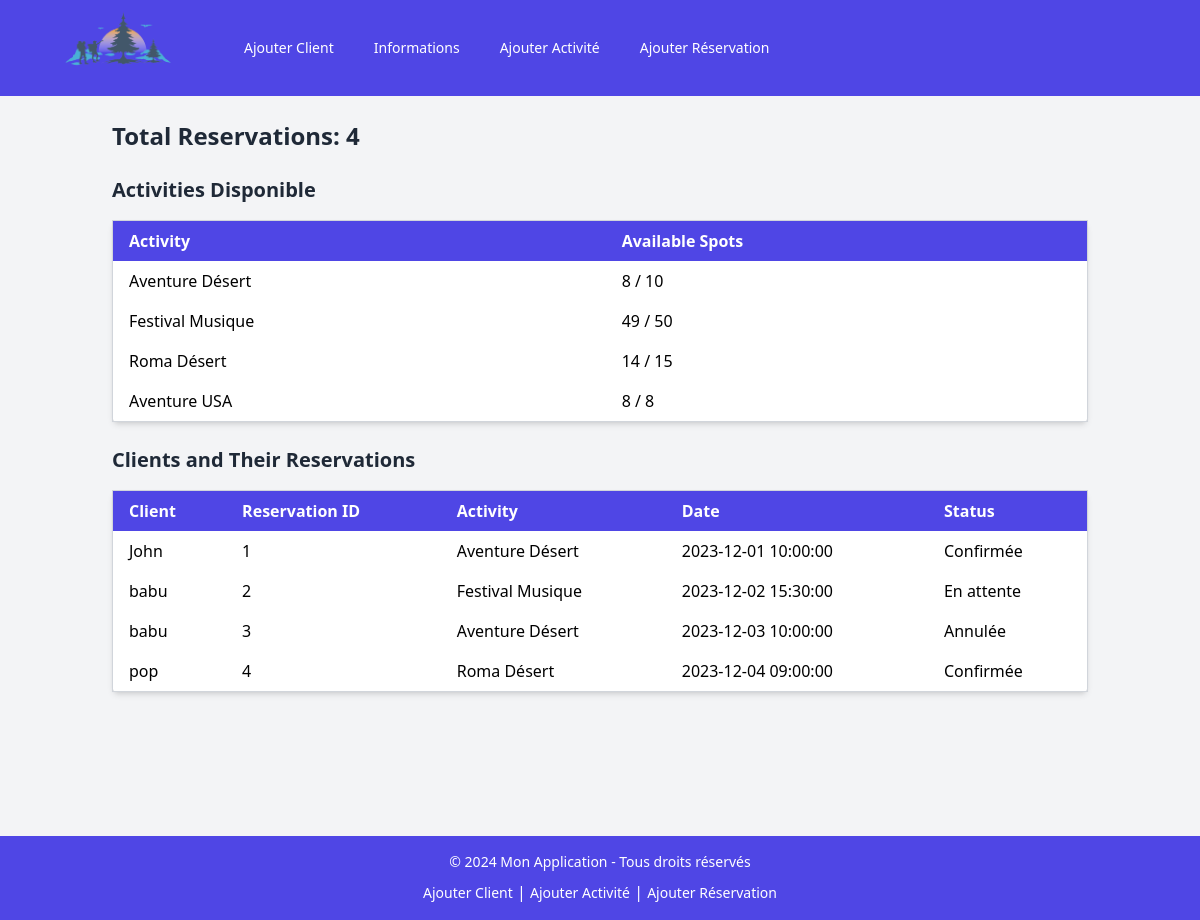
Before: /afficheall.php with the older database file.
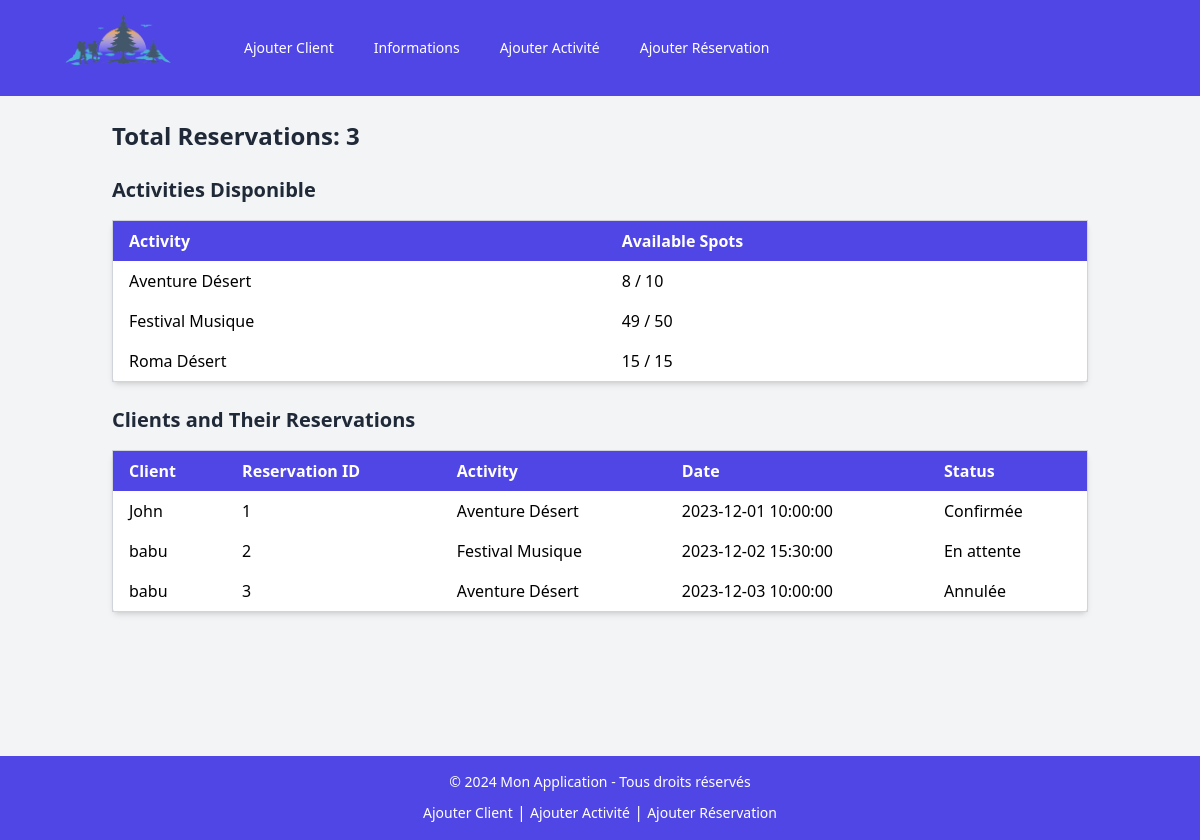
After: the same page with the newer database file.
### tables this page shows
CREATE TABLE IF NOT EXISTS activite (
    id_activite INT(11) NOT NULL AUTO_INCREMENT,
    titre VARCHAR(150) NOT NULL,
    description VARCHAR(100),
    destination VARCHAR(200) NOT NULL,
    prix DECIMAL(10,2) NOT NULL,
    date_debut DATE NOT NULL,
    date_fin DATE NOT NULL,
    places_disponible INT(11),
    PRIMARY KEY (id_activite)
);

CREATE TABLE IF NOT EXISTS reservation (
    id_reservation INT(11) NOT NULL AUTO_INCREMENT,
    id_client INT(11) NOT NULL,
    id_activite INT(11) NOT NULL,
    date_reservation TIMESTAMP NOT NULL,
    status ENUM('En attente', 'Confirmée', 'Annulée') NOT NULL,
    PRIMARY KEY (id_reservation),
    FOREIGN KEY (id_client) REFERENCES cliente(id_client),
    FOREIGN KEY (id_activite) REFERENCES activite(id_activite)
);

CREATE TABLE IF NOT EXISTS cliente (
    id_client INT(11) NOT NULL AUTO_INCREMENT,
    nom VARCHAR(100) NOT NULL,
    prenom VARCHAR(100) NOT NULL,
    email VARCHAR(150) NOT NULL UNIQUE,
    telephone VARCHAR(15) NOT NULL,
    adresse TEXT NOT NULL,
    date_naissance DATE NOT NULL,
    PRIMARY KEY (id_client)
);

### afficheall.php (the view, shortened to what this page needs)
<?php
$host = 'localhost';
$username = 'root';
$password = '';
$dbname = 'vygs';
$mysqli = new mysqli($host, $username, $password, $dbname);
$reservations_result = $mysqli->query("SELECT r.id_reservation, r.id_client, r.id_activite, r.date_reservation, r.status,
                                       c.nom as client,
                                       a.titre as activite
                                       FROM reservation r
                                       JOIN cliente c ON r.id_client = c.id_client
                                       JOIN activite a ON r.id_activite = a.id_activite");
$reservations_count = $mysqli->query("SELECT COUNT(*) as total_reservations FROM reservation");
$total_reservations = $reservations_count->fetch_assoc()['total_reservations'];
$activities_result = $mysqli->query("SELECT a.id_activite, a.titre, a.places_disponible,
                                    (a.places_disponible - COUNT(r.id_reservation)) AS available_spots
                                    FROM activite a
                                    LEFT JOIN reservation r ON a.id_activite = r.id_activite
                                    GROUP BY a.id_activite, a.titre, a.places_disponible");
?>
<!DOCTYPE html>
<html lang="en">
<head>
    <script src="https://cdn.tailwindcss.com"></script>
</head>
<body class="bg-gray-100">
<nav class="bg-indigo-600 p-4">
    <div class="max-w-7xl mx-auto px-2 sm:px-6 lg:px-8">
        <div class="relative flex items-center justify-between h-16">
            <div class="flex-1 flex items-center justify-center sm:items-stretch sm:justify-start">
                <div class="h-36 w-36"><img src="includes/—Pngtree—tour and travel logo_5695483.png" alt="travels"></div>
                <div class="ml-10 flex items-center space-x-4">
                    <a href="index.php" class="text-white px-3 py-2 rounded-md text-sm font-medium hover:bg-indigo-700">Ajouter Client</a>
                    <a href="afficheall.php" class="text-white px-3 py-2 rounded-md text-sm font-medium hover:bg-indigo-700">Informations</a>
                    <a href="fold.php" class="text-white px-3 py-2 rounded-md text-sm font-medium hover:bg-indigo-700">Ajouter Activité</a>
                    <a href="reserv.php" class="text-white px-3 py-2 rounded-md text-sm font-medium hover:bg-indigo-700">Ajouter Réservation</a>
                </div>
            </div>
        </div>
    </div>
</nav>
<div class="container mx-auto p-6">
    <div class="mb-6">
        <h1 class="text-2xl font-bold text-gray-800">Total Reservations: <?= $total_reservations ?></h1>
    </div>
    <div class="mb-6">
        <h2 class="text-xl font-semibold text-gray-800"> Activities Disponible</h2>
        <table class="min-w-full bg-white border border-gray-300 rounded-md shadow-md mt-4">
            <thead class="bg-indigo-600 text-white">
                <tr>
                    <th class="py-2 px-4 text-left">Activity</th>
                    <th class="py-2 px-4 text-left">Available Spots</th>
                </tr>
            </thead>
            <tbody>
                <?php while ($activity = $activities_result->fetch_assoc()) { ?>
                    <tr>
                        <td class="py-2 px-4"><?= $activity['titre'] ?></td>
                        <td class="py-2 px-4"><?= $activity['available_spots'] ?> / <?= $activity['places_disponible'] ?></td>
                    </tr>
                <?php } ?>
            </tbody>
        </table>
    </div>
    <div class="mb-6">
        <h2 class="text-xl font-semibold text-gray-800">Clients and Their Reservations</h2>
        <table class="min-w-full bg-white border border-gray-300 rounded-md shadow-md mt-4">
            <thead class="bg-indigo-600 text-white">
                <tr>
                    <th class="py-2 px-4 text-left">Client</th>
                    <th class="py-2 px-4 text-left">Reservation ID</th>
                    <th class="py-2 px-4 text-left">Activity</th>
                    <th class="py-2 px-4 text-left">Date</th>
                    <th class="py-2 px-4 text-left">Status</th>
                </tr>
            </thead>
            <tbody>
                <?php while ($reservation = $reservations_result->fetch_assoc()) { ?>
                    <tr>
                        <td class="py-2 px-4"><?= $reservation['client'] ?></td>
                        <td class="py-2 px-4"><?= $reservation['id_reservation'] ?></td>
                        <td class="py-2 px-4"><?= $reservation['activite'] ?></td>
                        <td class="py-2 px-4"><?= $reservation['date_reservation'] ?></td>
                        <td class="py-2 px-4"><?= $reservation['status'] ?></td>
                    </tr>
                <?php } ?>
            </tbody>
        </table>
    </div>
</div>
<footer class="bg-indigo-600 text-white text-center py-4 mt-24">
    <p class="text-sm">© 2024 Mon Application - Tous droits réservés</p>
    <div class="mt-2">
        <a href="index.php" class="text-white hover:underline text-sm">Ajouter Client</a> |
        <a href="fold.php" class="text-white hover:underline text-sm">Ajouter Activité</a> |
        <a href="reserv.php" class="text-white hover:underline text-sm">Ajouter Réservation</a>
    </div>
</footer>
</body>
</html>

Changed rows visible on the page:
removed activite: titre "Aventure USA", available_spots "8", places_disponible "8"
removed reservation: id_client.nom "pop", id_reservation "4", id_activite.titre "Roma Désert", date_reservation "2023-12-04 09:00:00", status "Confirmée"
computed for activite "Roma Désert": available_spots "14" → "15"
Other visible differences:
$total_reservations: "4" → "3"
